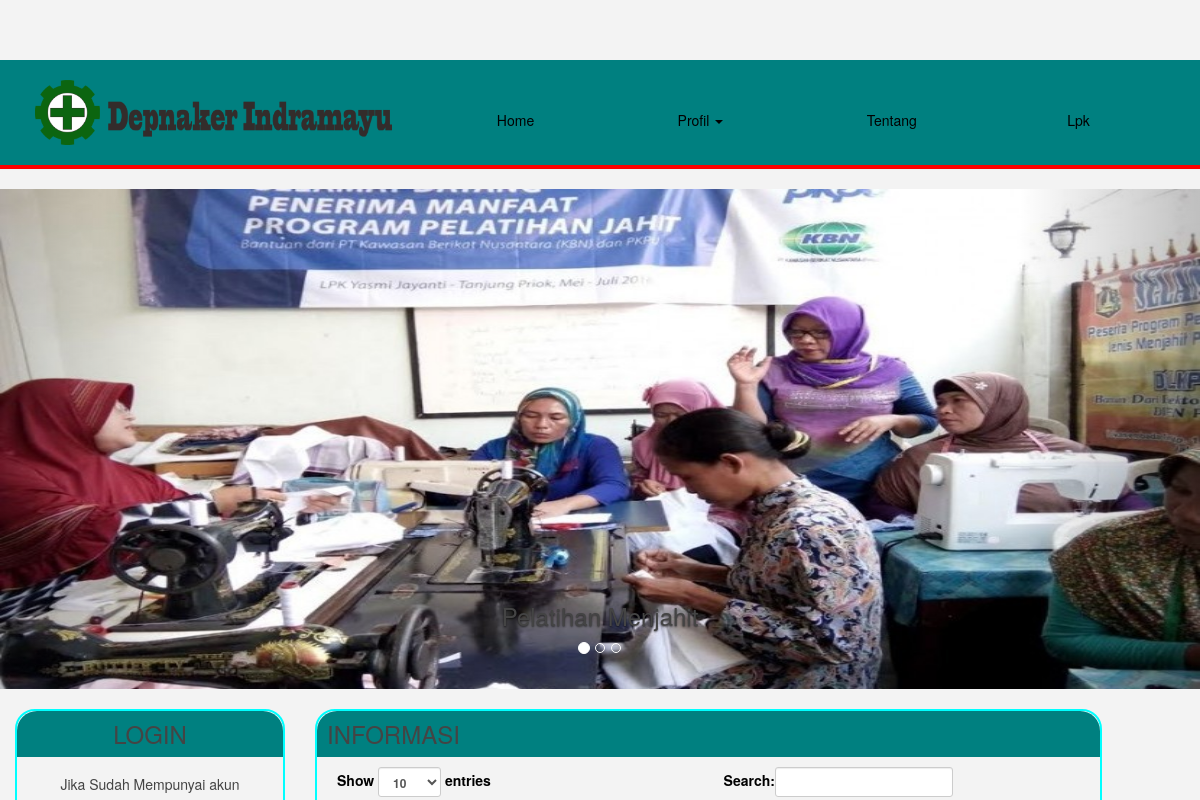
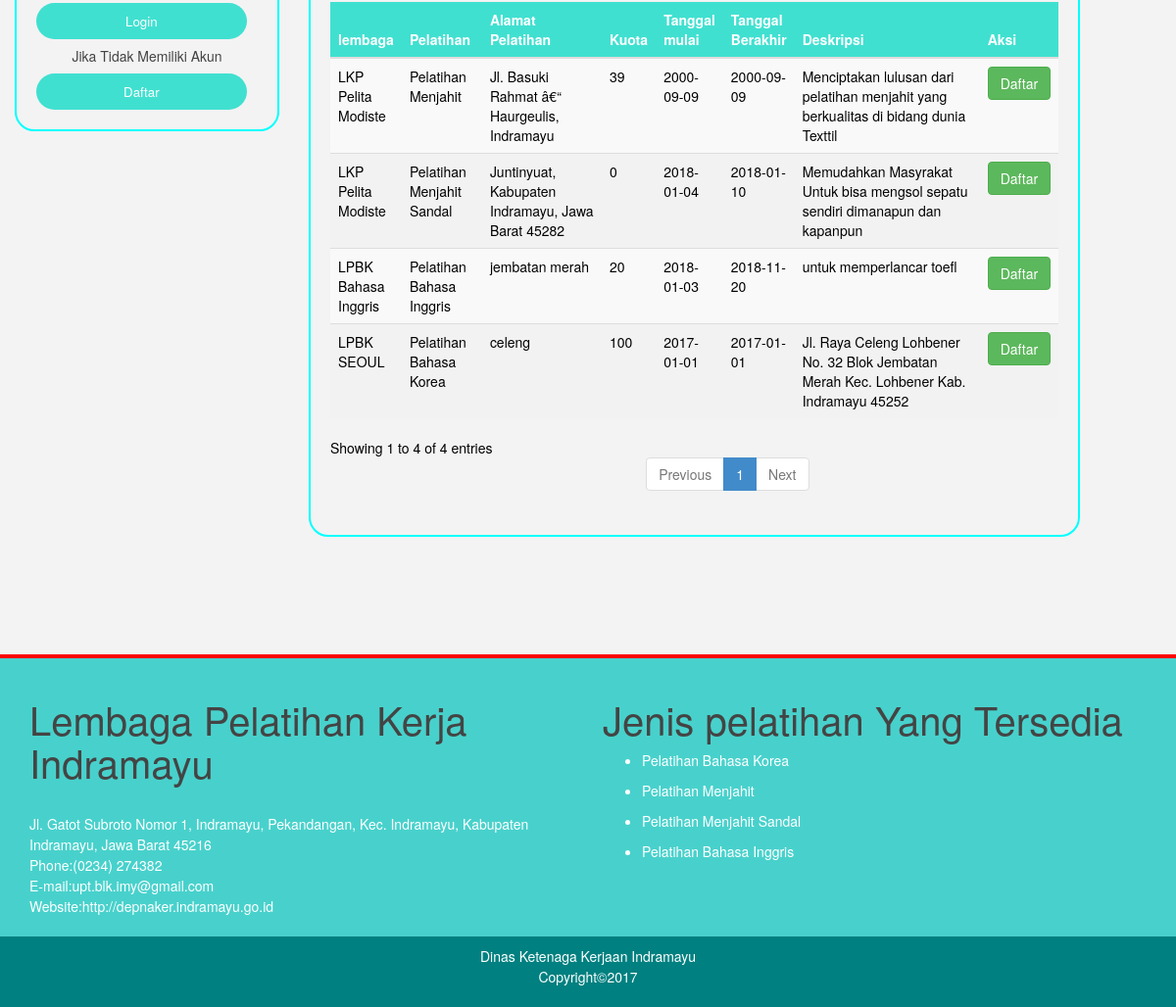
The page / on the database its author committed (2 pictures, top to bottom).
### tables this page shows
CREATE TABLE `pelatihan` (
  `Id_pelatihan` int(3) NOT NULL,
  `Id_lembaga` int(3) NOT NULL,
  `Nama_pelatihan` varchar(50) NOT NULL,
  `Kode_pelatihan` varchar(4) NOT NULL,
  `Kuota` int(3) NOT NULL,
  `Alamat` text NOT NULL,
  `Deskripsi` text NOT NULL,
  `Tgl_mulai` date NOT NULL,
  `Tgl_akhir` date NOT NULL
);

CREATE TABLE `lembaga` (
  `Id_lembaga` int(3) NOT NULL,
  `Id_user` int(3) NOT NULL,
  `Kode_lembaga` varchar(4) NOT NULL,
  `Nama_lembaga` varchar(50) NOT NULL,
  `Alamat` text NOT NULL
);

### dashboard.php (the view, shortened to what this page needs)
<?php include 'header.php';
?>
      <div class="slide">
            <div id="myCarousel" class="carousel slide" data-ride="carousel">
                <ol class="carousel-indicators">
                    <li data-target="#myCarousel" data-slide-to="0" class="active"></li>
                        <li data-target="#myCarousel" data-slide-to="1"></li>
                            <li data-target="#myCarousel" data-slide-to="2"></li>
                </ol>
                    <div class="carousel-inner">
                        <div class="item active">
                            <img src="image/menjahit.jpg" alt="First Slide">
                                <div class="carousel-caption">
                                    <h3>Pelatihan Menjahit</h3>
                                </div>
                        </div>
                            <a class="carousel-control left" href="#myCarousel" data-slide="prev">
                            </a>
                            <a class="carousel-control right" href="#myCarousel" data-slide="next">
                            </a>
                    </div>
            </div>
        </div>
    <div id="content">
        <div class="container-fluid">
            <div class="row">
                <div class="col-lg-3 col-md-3 col-sm-12">
                        <div class="aside">
                            <h3 id="login" align="center">LOGIN</h3>
                                <div class="login">
                                    <h5 align="center">Jika Sudah Mempunyai akun</h5>
                                        <form>
                                            <input type="button" value="Login" name="Login" onclick="window.location.href='<?php $_SERVER[SCRIPT_NAME];?>?page=login'" />
                                        </form>
                                    <h5 align="center">Jika Tidak Memiliki Akun</h5>
                                        <form>
                                            <input type="button" value="Daftar" name="Daftar" onclick="window.location.href='<?php $_SERVER[SCRIPT_NAME];?>?page=daftar'" />
                                        </form>
                                </div>
                        </div>
                </div>
                <div class="col-lg-9 col-md-9 col-sm-12">
                   <div class="aside2">
                        <h3 id="login">INFORMASI</h3>
                            <div class="login">
                                <div class="box" >
                                    <div class="box-body" style="color: black">
                                        <table id="example1" class="table table-striped dataTable no-footer">
                                            <thead>
                                                <tr>
                                                    <th>lembaga</th>
                                                    <th>Pelatihan</th>
                                                    <th>Alamat Pelatihan</th>
                                                    <th>Kuota</th>
                                                    <th>Tanggal mulai</th>
                                                    <th>Tanggal Berakhir</th>
                                                    <th>Deskripsi</th>
                                                    <th>Aksi</th>
                                                </tr>
                                            </thead>
                                        <tbody>
                                            <?php
                                                include "koneksi.php";
                                                    $sql="SELECT lembaga.*, pelatihan.* FROM lembaga, pelatihan WHERE pelatihan.Id_lembaga= lembaga.Id_lembaga ";
                                                        if (!$result=  mysqli_query($config, $sql)){
                                                            die('Error:'.mysqli_error($config));
                                                            }
                                                            else {
                                                                if (mysqli_num_rows($result)> 0){
                                                                    while ($row=  mysqli_fetch_assoc($result)){
                                                                        $id = $row['Id_pelatihan'];
                                                                        $kd = $row['Id_lembaga'];
                                                                    echo "<tr>
                                                                        <td>$row[Nama_lembaga]</td>
                                                                        <td>$row[Nama_pelatihan]</td>
                                                                        <td>$row[Alamat]</td>
                                                                        <td>$row[Kuota]</td>
                                                                        <td>$row[Tgl_mulai]</td>
                                                                        <td>$row[Tgl_akhir]</td>
                                                                        <td>$row[Deskripsi]</td>
                                                                        <td>
                                                                            <a href='direct_daftar.php?id=$id&kd=$kd' class='btn btn-success'>Daftar</a>
                                                                        </td>
                                                                    </tr>";
                                                                    }
                                                                }
                                                                else{
                                                                    echo "Belum Ada Pelatihan";
                                                                }
                                                            }
                                                        ?>
                                        </tbody>
                                        </table>
                                    </div>
                                </div>
                            </div>
                        </div>
                    </div>
                </div>
            </div>
<?php include 'footer.php'; ?>

### index.php (shortened to what this page needs)
<?php
include 'koneksi.php';
$get=$_GET['page'];
if ( empty($get))
{
   include ('dashboard.php');
}
elseif ($get=='profil')
{
  include ('Profil.php');
}
elseif ($get=='kontak')
{
  include ('kontak.php');
}
elseif ($get=='tentang')
{
  include ('tentang.php');
}
elseif ($get=='lpk')
{
  include ('lpk.php');
}
elseif ($get=='daftar')
{
  include ('daftar.php');
}
elseif ($get=='login')
{
  include ('login.php');
}
?>

### header.php (shortened to what this page needs)
<!DOCTYPE html>
<html>
<head>
	     <link href="css/bootstrap.min.css" rel="stylesheet">
      <link href="css/font-awesome.min.css" rel="stylesheet">
      <link href="css/dashbord.css" rel="stylesheet">
      <link href="https://cdn.datatables.net/1.10.16/css/dataTables.bootstrap.min.css" rel="stylesheet">
      <link rel="stylesheet" href="https://maxcdn.bootstrapcdn.com/font-awesome/4.4.0/css/font-awesome.min.css">
      <link rel="stylesheet" type="text/css" href="css/index.css">
</head>
<body>
       <header>
        <div class="container-fluid">
            <div class="row">
                <div class="col-lg-4 col-md-4 col-sm-12">
                    <h1 align="center"><img src="image/logo.png" width="100%" height="auto"></h1>
                </div>
                <div class="col-lg-8 col-md-8 col-sm-12">
                <nav style="padding-top: 20px;">
                    <ul class="nav nav-pills nav-justified">
                        <li><a href="index.php" style="color: black">Home</a></li>
                        <li class="dropdown">
                            <a href="#" class="dropdown-toggle" data-toggle="dropdown" role="button" aria-haspopup="true" aria-expanded="false" style="color: black">Profil <span class="caret"></span></a>
                        </li>
                        <li><a href="<?php $_SERVER[SCRIPT_NAME];?>?page=tentang" style="color: black">Tentang</a></li>
                        <li><a href="<?php $_SERVER[SCRIPT_NAME];?>?page=lpk" style="color: black">Lpk</a></li>
                    </ul>
                </nav>
                </div>
            </div>
        </div>
    </header>

### footer.php (shortened to what this page needs)
    <footer class="main-footer">
        <div class="container">
            <div class="row">
                <div class="col-lg-6 col-md-6 col-sm-12">
                    <div>
                        <h1>Lembaga Pelatihan Kerja Indramayu</h1>
                        <br>Jl. Gatot Subroto Nomor 1, Indramayu, Pekandangan, Kec. Indramayu, Kabupaten Indramayu, Jawa Barat 45216
                        <br>Phone:(0234) 274382
                        <br>E-mail:upt.blk.imy@gmail.com
                        <br>Website:http://depnaker.indramayu.go.id
                    </div>
                </div>
                <div class="col-lg-6 col-md-6 col-sm-12">
                    <div>
                        <h1>Jenis pelatihan Yang Tersedia</h1>
                                            <?php
                      $sql="SELECT * FROM pelatihan WHERE Id_pelatihan=Id_pelatihan";
                                    if (!$result=  mysqli_query($config, $sql)){
                                        die('Error:'.mysqli_error($config));
                                    }
                                    else {
                                        if (mysqli_num_rows($result)> 0){
                                            while ($row=  mysqli_fetch_assoc($result)){
                                            echo "<ul>
                                                <li>$row[Nama_pelatihan]</li>
                                            </ul>";
                                            }
                                        }
                                        else{
                                            echo "Belum Ada Pelatihan";
                                        }
                                    }
                                ?>
                    </div>
                </div>
            </div>
        </div>
    </footer>
        <div class="footer-bottom">
            <div class="container">
                <div class="row">
                    <div class="col-md-12">
                        <p align="center">Dinas Ketenaga Kerjaan Indramayu<br>Copyright&copy;2017</p>
                    </div>
                </div>
            </div>
        </div>
    </div>
  </body>
</html>

### admin/css/dashbord.css (style rules this page uses)
body { background-color: #DCDCDC; padding-top: 60px; font-size: 14px; color: white; font-family: "Montserrat", "Helvetica Neue", Helvetica, Arial, sans-serif; }
h1, h2, h3, h4, h5, h6 { color: #444444; }
h1 { font-weight: 300; font-size: 40px; }

### css/index.css (style rules this page uses)
* { margin:0px auto; }
body { background:#f3f3f3; line-height:1.5em; }
header { background:#008080; padding: 20px; border-bottom:4px solid red; }
header h1 { color: white; text-decoration: none; line-height:1em; margin:auto; }
.carousel { background: #2f4357; margin-top: 20px; }
.carousel .item { min-height: 100px; }
.carousel .item img { margin: 0 auto; max-height: 500px; width: auto; width:1000%; }
.slide { padding: 0; }
.aside { float: left; margin: 0; padding: 0; border-radius: 20px; margin-top: 20px; margin-bottom: 30px; width: 100%; border:2px solid cyan; }
.aside2 { margin-bottom: 20px; margin-top: 20px; float: left; padding: 0; border-radius: 20px; margin-bottom: 30px width: 100%; border:2px solid cyan; }
input[type="button"] { padding: 8px; width: 95%; background: #40E0D0; border: 0; border-radius: 20px; font-size: 10pt; margin: 10px px; }
h3#login { padding: 10px; background-color: #008080; margin: 0; border-top-right-radius: 20px; border-top-left-radius: 20px; }
.login { padding: 10px 20px 20px 20px; }
table { border-radius: 20px; border-collapse: collapse; }
td { text-align: left; padding: 8px; }
tr:nth-child(even) { background-color: #f2f2f2 }
th { text-align: left; padding: 8px; border-collapse: collapse; background-color: #40E0D0; color: white; }
footer { margin-top: 100px; border-top:4px solid red; width:100%; background:#48D1CC ; padding:20px 0 20px; }
.footer-bottom { background-color: #008080; width:100%; padding:10px 0 10px; }
.footer-bottom p { color: white; }

### rows shown on the page
pelatihan: Id_lembaga.Nama_lembaga "LPBK SEOUL", Nama_pelatihan "Pelatihan Bahasa Korea", Alamat "celeng", Kuota "100", Tgl_mulai "2017-01-01", Tgl_akhir "2017-01-01", Deskripsi "Jl. Raya Celeng Lohbener No. 32 Blok Jembatan Merah Kec. Lohbener Kab. Indramayu 45252"
pelatihan: Id_lembaga.Nama_lembaga "LKP Pelita Modiste", Nama_pelatihan "Pelatihan Menjahit", Alamat "Jl. Basuki Rahmat â€“ Haurgeulis, Indramayu", Kuota "39", Tgl_mulai "2000-09-09", Tgl_akhir "2000-09-09", Deskripsi "Menciptakan lulusan dari pelatihan menjahit yang berkualitas di bidang dunia Texttil"
pelatihan: Id_lembaga.Nama_lembaga "LKP Pelita Modiste", Nama_pelatihan "Pelatihan Menjahit Sandal", Alamat "Juntinyuat, Kabupaten Indramayu, Jawa Barat 45282", Kuota "0", Tgl_mulai "2018-01-04", Tgl_akhir "2018-01-10", Deskripsi "Memudahkan Masyrakat Untuk bisa mengsol sepatu sendiri dimanapun dan kapanpun"
pelatihan: Id_lembaga.Nama_lembaga "LPBK Bahasa Inggris", Nama_pelatihan "Pelatihan Bahasa Inggris", Alamat "jembatan merah", Kuota "20", Tgl_mulai "2018-01-03", Tgl_akhir "2018-11-20", Deskripsi "untuk memperlancar toefl"
